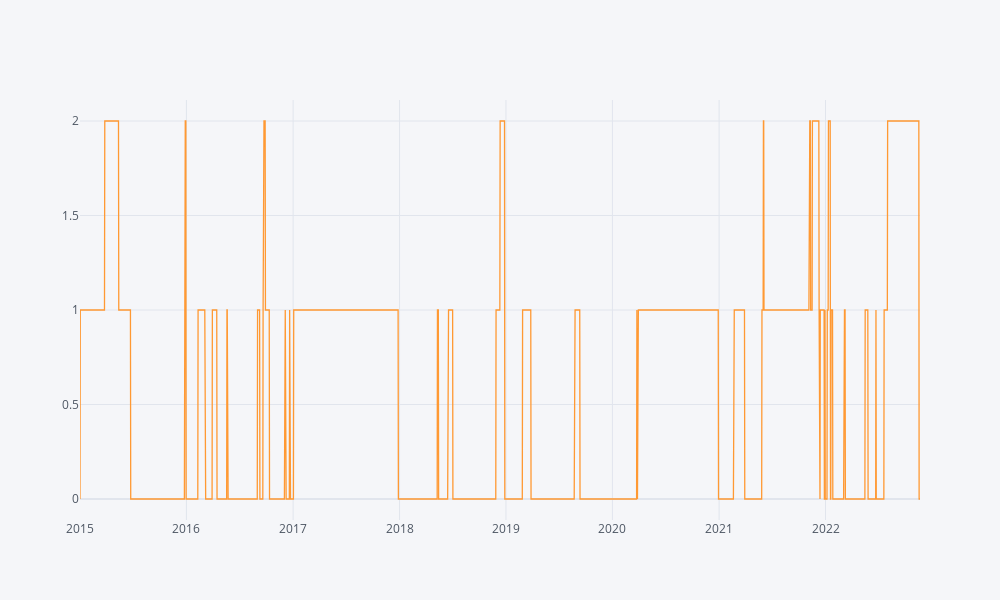

Notebook code cell kept with this figure:
### Code cell
trades_num = pd.Series(0, index=df_pca_position.index)
for d in df_pca_position.index:
    trades_num.loc[d] = ((df_logs['DateOpen'] < d) & (df_logs['DateClose'] > d)).sum()
trades_num.iplot()

### Figure 1 — Plotly figure (JSON) as saved in the notebook; plotly's stock layout.template omitted (floating-point values rounded to 4 significant figures; data arrays with more than 128 entries replaced by an {"elided": "..."} marker saying what was removed)
{"data": [{"line": {"color": "rgba(255, 153, 51, 1.0)", "dash": "solid", "shape": "linear", "width": 1.3}, "mode": "lines", "name": "None", "text": "", "type": "scatter", "x": {"elided": "2058 str values"}, "y": {"elided": "2058 int values"}}], "layout": {"height": 600, "legend": {"bgcolor": "#F5F6F9", "font": {"color": "#4D5663"}}, "paper_bgcolor": "#F5F6F9", "plot_bgcolor": "#F5F6F9", "title": {"font": {"color": "#4D5663"}}, "width": 1000, "xaxis": {"gridcolor": "#E1E5ED", "showgrid": true, "tickfont": {"color": "#4D5663"}, "title": {"font": {"color": "#4D5663"}, "text": ""}, "zerolinecolor": "#E1E5ED"}, "yaxis": {"gridcolor": "#E1E5ED", "showgrid": true, "tickfont": {"color": "#4D5663"}, "title": {"font": {"color": "#4D5663"}, "text": ""}, "zerolinecolor": "#E1E5ED"}}}
